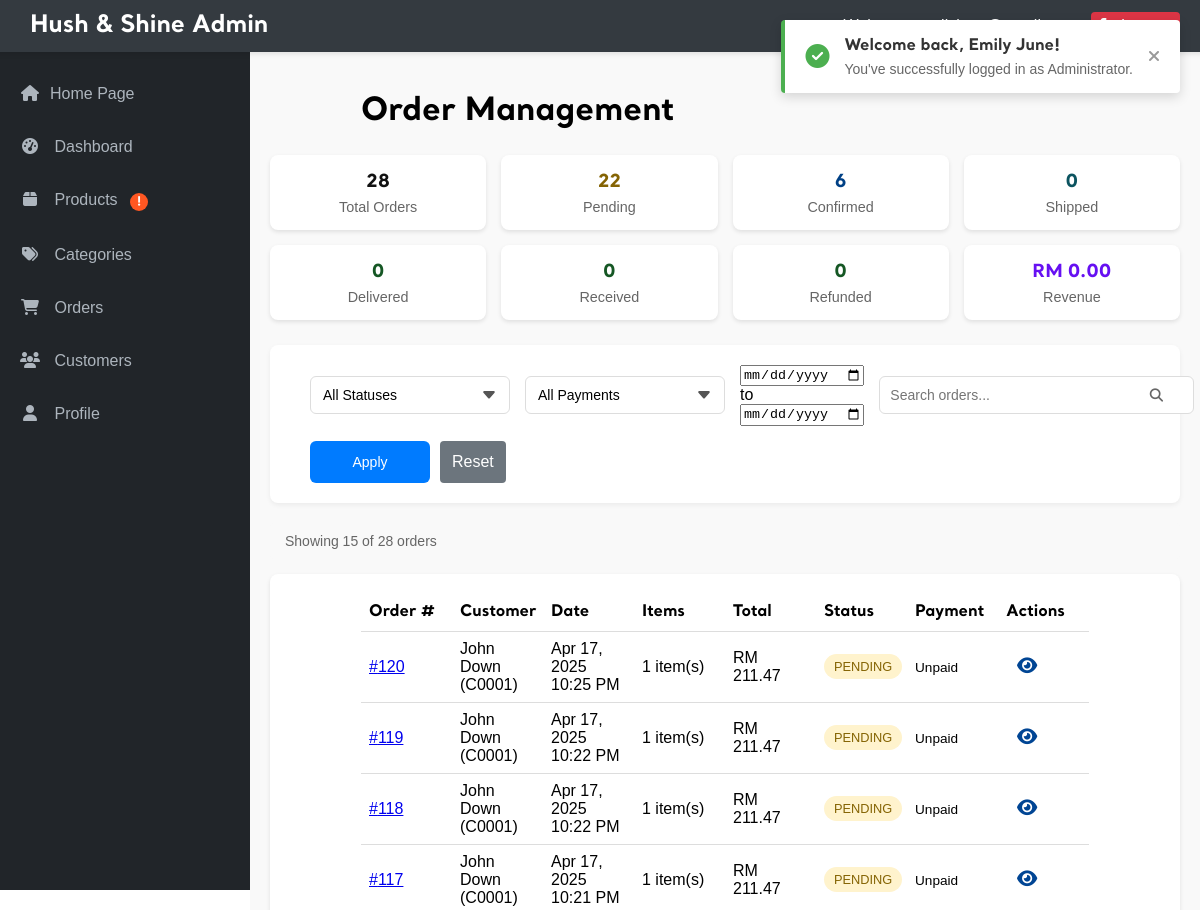
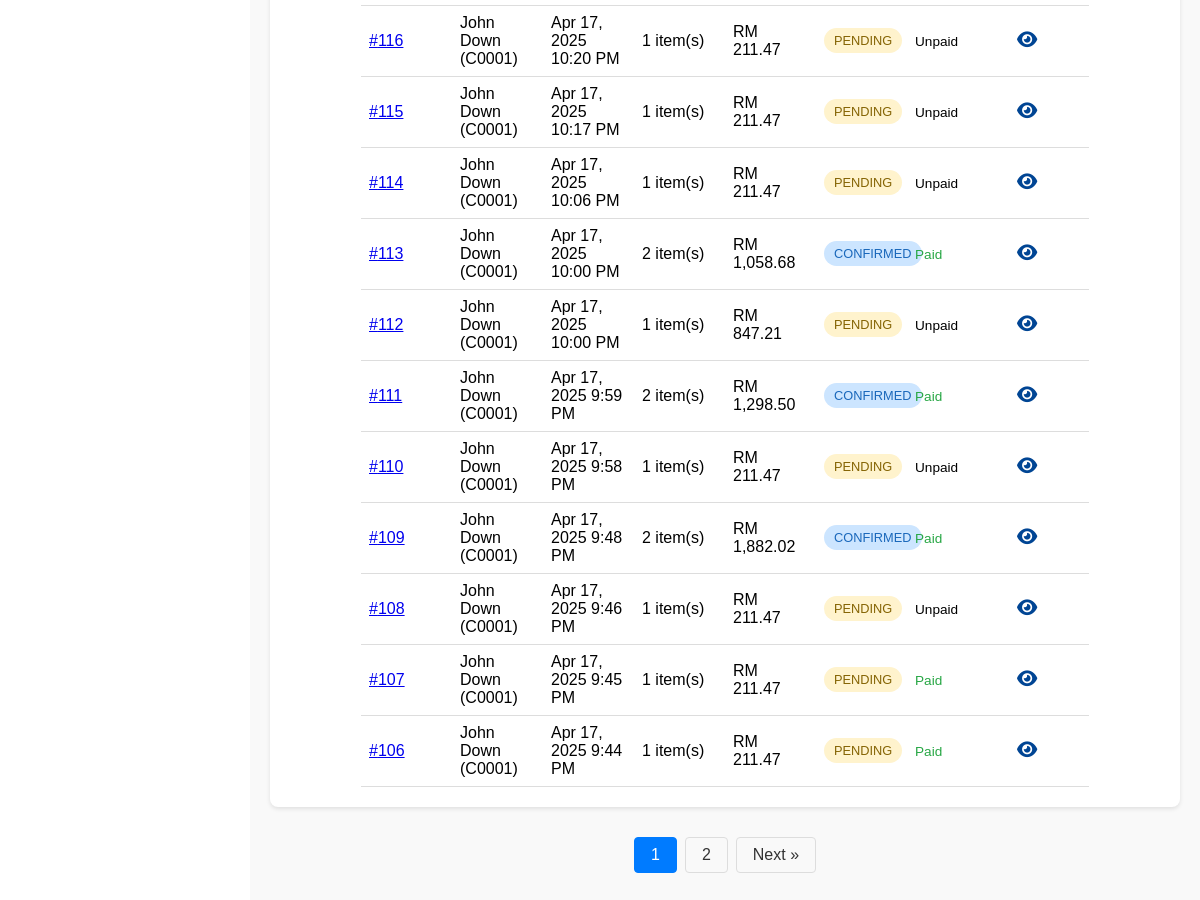
/admin/admin_orders.php (signed in), run on an earlier commit of the app's database (2 pictures, top to bottom).
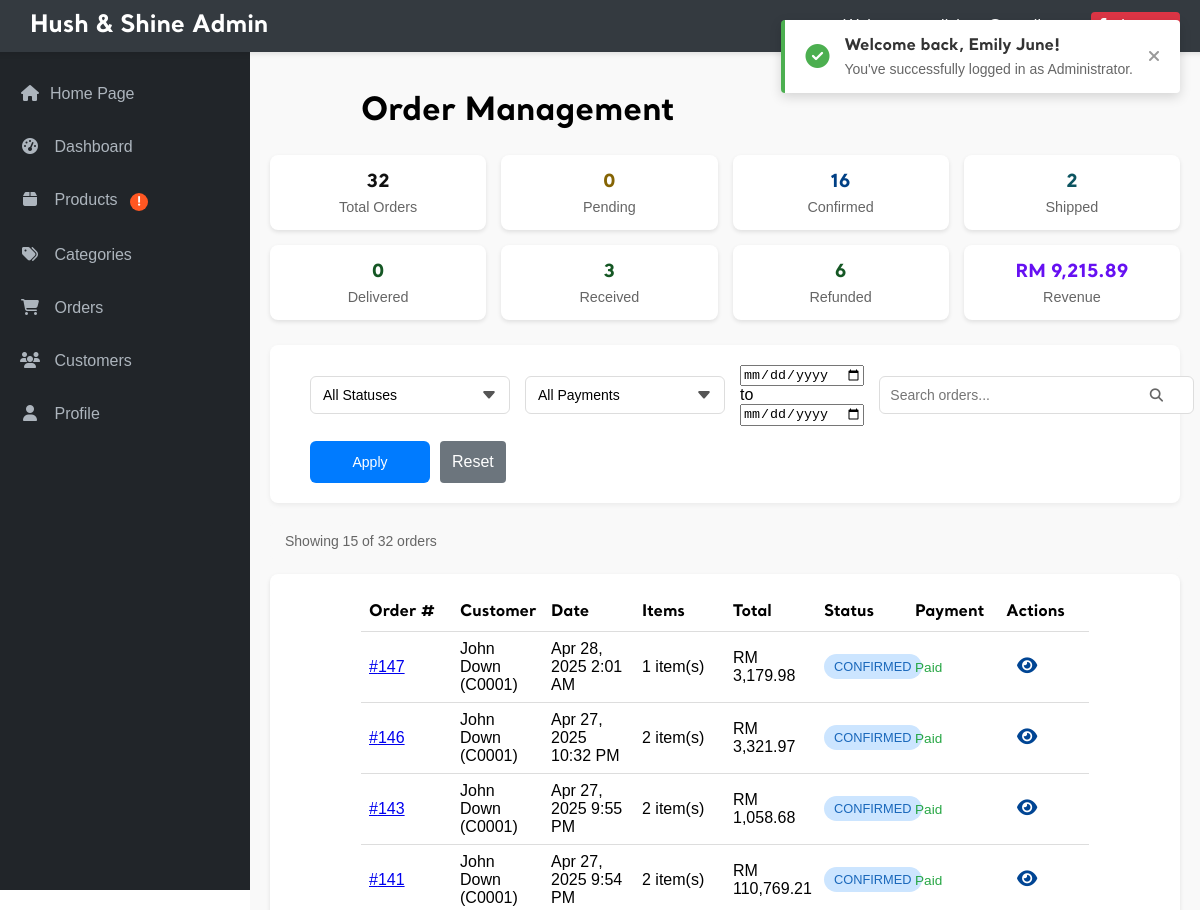
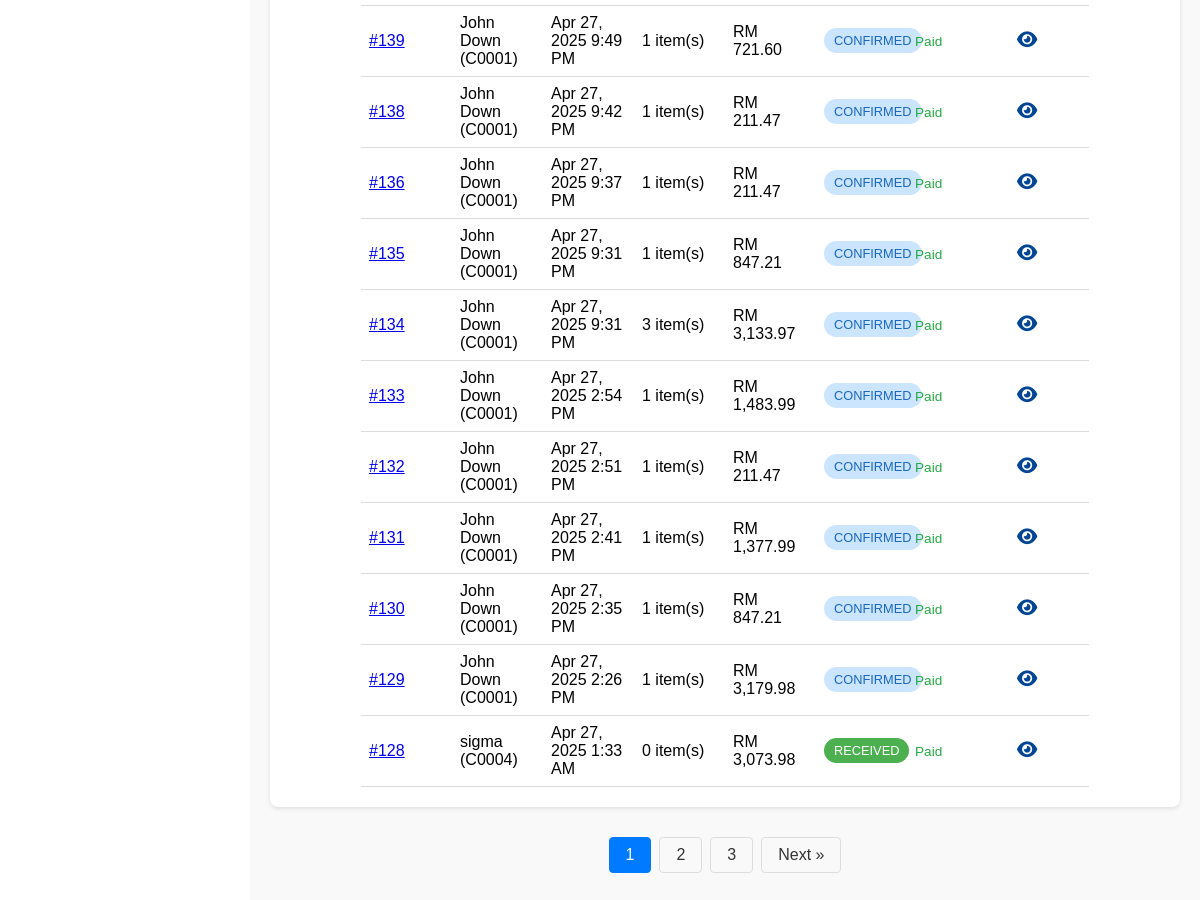
And on a later commit of the database (2 pictures, top to bottom).
### tables this page shows
CREATE TABLE `orders` (
  `order_id` int(11) NOT NULL,
  `cust_id` char(5) NOT NULL,
  `order_date` datetime NOT NULL,
  `reward_used` decimal(10,2) DEFAULT 0.00,
  `reward_get` decimal(10,2) DEFAULT 0.00,
  `total_amount` decimal(10,2) NOT NULL,
  `status` varchar(50) NOT NULL DEFAULT 'Pending',
  `payment_id` varchar(255) DEFAULT NULL,
  `payment_status` varchar(50) DEFAULT NULL,
  `shipping_address` text DEFAULT NULL,
  `payment_method` varchar(50) NOT NULL
);

CREATE TABLE `customer` (
  `cust_id` char(5) NOT NULL,
  `cust_name` varchar(50) NOT NULL,
  `cust_contact` varchar(13) NOT NULL,
  `cust_email` varchar(50) NOT NULL,
  `cust_gender` char(1) NOT NULL,
  `cust_password` varchar(100) NOT NULL,
  `cust_photo` varchar(100) NOT NULL,
  `status` enum('active','blocked') DEFAULT 'active',
  `blocked_until` datetime DEFAULT NULL,
  `block_reason` varchar(255) DEFAULT NULL
);

### admin/admin_orders.php (the view, shortened to what the changed rows need)
<?php
require_once '../_base.php';
include '../_head.php';
$page = isset($_GET['page']) ? (int)$_GET['page'] : 1;
$itemsPerPage = 15;
$offset = ($page - 1) * $itemsPerPage;
$status_filter = $_GET['status'] ?? 'all';
$date_from = $_GET['date_from'] ?? '';
$date_to = $_GET['date_to'] ?? '';
$search = $_GET['search'] ?? '';
$payment_filter = $_GET['payment'] ?? 'all';
$baseQuery = "FROM orders o
             LEFT JOIN customer c ON o.cust_id = c.cust_id
             WHERE 1=1";
$params = [];
try {
    $countQuery = "SELECT COUNT(*) " . $baseQuery;
    $stmt = $_db->prepare($countQuery);
    $stmt->execute($params);
    $totalItems = $stmt->fetchColumn();
    $totalPages = ceil($totalItems / $itemsPerPage);
} catch (PDOException $e) {
    echo "Database error counting orders: " . $e->getMessage();
    exit;
}
try {
    $query = "SELECT o.order_id, o.cust_id, c.cust_name, o.order_date, o.total_amount, o.status, o.payment_status "
           . $baseQuery
           . " ORDER BY o.order_date DESC LIMIT " . $itemsPerPage . " OFFSET " . $offset;
    $stmt = $_db->prepare($query);
    $stmt->execute($params);
    $orders = $stmt->fetchAll(PDO::FETCH_ASSOC);
    $stmt = $_db->query("SELECT
        COUNT(*) as total_orders,
        SUM(CASE WHEN status = 'Pending' THEN 1 ELSE 0 END) as pending_orders,
        SUM(CASE WHEN status = 'Confirmed' THEN 1 ELSE 0 END) as confirmed_orders,
        SUM(CASE WHEN status = 'Shipped' THEN 1 ELSE 0 END) as shipped_orders,
        SUM(CASE WHEN status = 'Delivered' THEN 1 ELSE 0 END) as delivered_orders,
        SUM(CASE WHEN status = 'Received' THEN 1 ELSE 0 END) as received_orders,
        SUM(CASE WHEN status = 'Refunded' THEN 1 ELSE 0 END) as refunded_orders,
        SUM(CASE WHEN status = 'Cancelled' THEN 1 ELSE 0 END) as cancelled_orders,
        SUM(CASE WHEN status = 'Received' THEN total_amount ELSE 0 END) as total_revenue
        FROM orders");
    $stats = $stmt->fetch(PDO::FETCH_ASSOC);
} catch (PDOException $e) {
    echo "Database error retrieving orders: " . $e->getMessage();
    exit;
}
?>
<div class="admin-main">
    <div class="admin-title">
        <h1>Order Management</h1>
    </div>
    <div class="stats-cards">
        <div class="stat-card">
            <div class="stat-value"><?= number_format($stats['total_orders'] ?? 0) ?></div>
            <div class="stat-label">Total Orders</div>
        </div>
        <div class="stat-card pending">
            <div class="stat-value"><?= number_format($stats['pending_orders'] ?? 0) ?></div>
            <div class="stat-label">Pending</div>
        </div>
        <div class="stat-card confirmed">
            <div class="stat-value"><?= number_format($stats['confirmed_orders'] ?? 0) ?></div>
            <div class="stat-label">Confirmed</div>
        </div>
        <div class="stat-card shipped">
            <div class="stat-value"><?= number_format($stats['shipped_orders'] ?? 0) ?></div>
            <div class="stat-label">Shipped</div>
        </div>
        <div class="stat-card delivered">
            <div class="stat-value"><?= number_format($stats['received_orders'] ?? 0) ?></div>
            <div class="stat-label">Received</div>
        </div>
        <div class="stat-card delivered">
            <div class="stat-value"><?= number_format($stats['refunded_orders'] ?? 0) ?></div>
            <div class="stat-label">Refunded</div>
        </div>
        <div class="stat-card revenue">
            <div class="stat-value">RM <?= number_format($stats['total_revenue'] ?? 0, 2) ?></div>
            <div class="stat-label">Revenue</div>
        </div>
    </div>
    <div class="product-info-bar">
        <div class="product-count">
            Showing <?= count($orders) ?> of <?= $totalItems ?> orders
        </div>
    </div>
    <div class="table-responsive">
        <table class="admin-table">
            <thead>
                <tr>
                    <th>Order #</th>
                    <th>Customer</th>
                    <th>Date</th>
                    <th>Items</th>
                    <th>Total</th>
                    <th>Status</th>
                    <th>Payment</th>
                    <th>Actions</th>
                </tr>
            </thead>
            <tbody>
                <?php if (count($orders) > 0): ?>
                    <?php foreach ($orders as $order): ?>
                        <?php
                        $stmt = $_db->prepare("SELECT COUNT(*) as item_count FROM order_items WHERE order_id = ?");
                        $stmt->execute([$order['order_id']]);
                        $item_count = $stmt->fetch(PDO::FETCH_ASSOC)['item_count'];
                        ?>
                        <tr>
                            <td><a href="view_order.php?id=<?= $order['order_id'] ?>" class="order-link">#<?= $order['order_id'] ?></a></td>
                            <td><?= htmlspecialchars($order['cust_name'] ?? 'Unknown') ?> (<?= htmlspecialchars($order['cust_id']) ?>)</td>
                            <td><?= date('M j, Y g:i A', strtotime($order['order_date'])) ?></td>
                            <td><?= $item_count ?> item(s)</td>
                            <td>RM <?= number_format($order['total_amount'], 2) ?></td>
                            <td>
                                <span class="status-badge status-<?= strtolower($order['status']) ?>">
                                    <?= $order['status'] ?>
                                </span>
                            </td>
                            <td>
                                <span class="payment-status <?= strtolower($order['payment_status']) ?>">
                                    <?= $order['payment_status'] ?>
                                </span>
                            </td>
                            <td class="actions">
                                <a href="view_order.php?id=<?= $order['order_id'] ?>" class="btn btn-sm">
                                    <i class="fas fa-eye"></i>
                                </a>
                            </td>
                        </tr>
                    <?php endforeach; ?>
                <?php else: ?>
                    <tr>
                        <td colspan="8" class="no-results">No orders found matching your criteria</td>
                    </tr>
                <?php endif; ?>
            </tbody>
        </table>
    </div>
    <?php if ($totalPages > 1): ?>
    <div class="pagination">
        <?php
        $range = 2;
        $startPage = max(1, $page - $range);
        $endPage = min($totalPages, $page + $range);
        for ($i = $startPage; $i <= $endPage; $i++) {
            echo '<a href="?page=' . $i . '&status=' . urlencode($status_filter) . '&payment=' . urlencode($payment_filter) . '&date_from=' . urlencode($date_from) . '&date_to=' . urlencode($date_to) . '&search=' . urlencode($search) . '"';
            echo ($i == $page) ? ' class="active"' : '';
            echo '>' . $i . '</a>';
        }
        ?>
        <?php if ($page < $totalPages): ?>
            <a href="?page=<?= $page + 1 ?>&status=<?= urlencode($status_filter) ?>&payment=<?= urlencode($payment_filter) ?>&date_from=<?= urlencode($date_from) ?>&date_to=<?= urlencode($date_to) ?>&search=<?= urlencode($search) ?>">Next &raquo;</a>
        <?php endif; ?>
    </div>
    <?php endif; ?>
</div>

What changed in the data, as far as the page shows it:
removed orders: order_id "120", cust.cust_name "John Down", cust "C0001", order_date "Apr 17, 2025 10:25 PM", item_count "1", total_amount "211.47", status "PENDING", payment_status "Unpaid"
removed orders: order_id "119", cust.cust_name "John Down", cust "C0001", order_date "Apr 17, 2025 10:22 PM", item_count "1", total_amount "211.47", status "PENDING", payment_status "Unpaid"
removed orders: order_id "118", cust.cust_name "John Down", cust "C0001", order_date "Apr 17, 2025 10:22 PM", item_count "1", total_amount "211.47", status "PENDING", payment_status "Unpaid"
removed orders: order_id "117", cust.cust_name "John Down", cust "C0001", order_date "Apr 17, 2025 10:21 PM", item_count "1", total_amount "211.47", status "PENDING", payment_status "Unpaid"
removed orders: order_id "116", cust.cust_name "John Down", cust "C0001", order_date "Apr 17, 2025 10:20 PM", item_count "1", total_amount "211.47", status "PENDING", payment_status "Unpaid"
removed orders: order_id "115", cust.cust_name "John Down", cust "C0001", order_date "Apr 17, 2025 10:17 PM", item_count "1", total_amount "211.47", status "PENDING", payment_status "Unpaid"
removed orders: order_id "114", cust.cust_name "John Down", cust "C0001", order_date "Apr 17, 2025 10:06 PM", item_count "1", total_amount "211.47", status "PENDING", payment_status "Unpaid"
no longer on this page (row edited): orders: order_id "113", cust.cust_name "John Down", cust "C0001", order_date "Apr 17, 2025 10:00 PM", item_count "2", total_amount "1,058.68", status "CONFIRMED", payment_status "Paid"
removed orders: order_id "112", cust.cust_name "John Down", cust "C0001", order_date "Apr 17, 2025 10:00 PM", item_count "1", total_amount "847.21", status "PENDING", payment_status "Unpaid"
no longer on this page (row edited): orders: order_id "111", cust.cust_name "John Down", cust "C0001", order_date "Apr 17, 2025 9:59 PM", item_count "2", total_amount "1,298.50", status "CONFIRMED", payment_status "Paid"
removed orders: order_id "110", cust.cust_name "John Down", cust "C0001", order_date "Apr 17, 2025 9:58 PM", item_count "1", total_amount "211.47", status "PENDING", payment_status "Unpaid"
no longer on this page (row edited): orders: order_id "109", cust.cust_name "John Down", cust "C0001", order_date "Apr 17, 2025 9:48 PM", item_count "2", total_amount "1,882.02", status "CONFIRMED", payment_status "Paid"
removed orders: order_id "108", cust.cust_name "John Down", cust "C0001", order_date "Apr 17, 2025 9:46 PM", item_count "1", total_amount "211.47", status "PENDING", payment_status "Unpaid"
no longer on this page (row edited): orders: order_id "107", cust.cust_name "John Down", cust "C0001", order_date "Apr 17, 2025 9:45 PM", item_count "1", total_amount "211.47", status "PENDING", payment_status "Paid"
no longer on this page (row edited): orders: order_id "106", cust.cust_name "John Down", cust "C0001", order_date "Apr 17, 2025 9:44 PM", item_count "1", total_amount "211.47", status "PENDING", payment_status "Paid"
added orders: order_id "147", cust.cust_name "John Down", cust "C0001", order_date "Apr 28, 2025 2:01 AM", item_count "1", total_amount "3,179.98", status "CONFIRMED", payment_status "Paid"
added orders: order_id "146", cust.cust_name "John Down", cust "C0001", order_date "Apr 27, 2025 10:32 PM", item_count "2", total_amount "3,321.97", status "CONFIRMED", payment_status "Paid"
added orders: order_id "143", cust.cust_name "John Down", cust "C0001", order_date "Apr 27, 2025 9:55 PM", item_count "2", total_amount "1,058.68", status "CONFIRMED", payment_status "Paid"
added orders: order_id "141", cust.cust_name "John Down", cust "C0001", order_date "Apr 27, 2025 9:54 PM", item_count "2", total_amount "110,769.21", status "CONFIRMED", payment_status "Paid"
added orders: order_id "139", cust.cust_name "John Down", cust "C0001", order_date "Apr 27, 2025 9:49 PM", item_count "1", total_amount "721.60", status "CONFIRMED", payment_status "Paid"
added orders: order_id "138", cust.cust_name "John Down", cust "C0001", order_date "Apr 27, 2025 9:42 PM", item_count "1", total_amount "211.47", status "CONFIRMED", payment_status "Paid"
added orders: order_id "136", cust.cust_name "John Down", cust "C0001", order_date "Apr 27, 2025 9:37 PM", item_count "1", total_amount "211.47", status "CONFIRMED", payment_status "Paid"
added orders: order_id "135", cust.cust_name "John Down", cust "C0001", order_date "Apr 27, 2025 9:31 PM", item_count "1", total_amount "847.21", status "CONFIRMED", payment_status "Paid"
added orders: order_id "134", cust.cust_name "John Down", cust "C0001", order_date "Apr 27, 2025 9:31 PM", item_count "3", total_amount "3,133.97", status "CONFIRMED", payment_status "Paid"
added orders: order_id "133", cust.cust_name "John Down", cust "C0001", order_date "Apr 27, 2025 2:54 PM", item_count "1", total_amount "1,483.99", status "CONFIRMED", payment_status "Paid"
added orders: order_id "132", cust.cust_name "John Down", cust "C0001", order_date "Apr 27, 2025 2:51 PM", item_count "1", total_amount "211.47", status "CONFIRMED", payment_status "Paid"
added orders: order_id "131", cust.cust_name "John Down", cust "C0001", order_date "Apr 27, 2025 2:41 PM", item_count "1", total_amount "1,377.99", status "CONFIRMED", payment_status "Paid"
added orders: order_id "130", cust.cust_name "John Down", cust "C0001", order_date "Apr 27, 2025 2:35 PM", item_count "1", total_amount "847.21", status "CONFIRMED", payment_status "Paid"
added orders: order_id "129", cust.cust_name "John Down", cust "C0001", order_date "Apr 27, 2025 2:26 PM", item_count "1", total_amount "3,179.98", status "CONFIRMED", payment_status "Paid"
added orders: order_id "128", cust.cust_name "sigma", cust "C0004", order_date "Apr 27, 2025 1:33 AM", item_count "0", total_amount "3,073.98", status "RECEIVED", payment_status "Paid"
Also different on the page:
$stats['total_orders']: "28" → "32"
$stats['pending_orders']: "22" → "0"
$stats['confirmed_orders']: "6" → "16"
$stats['shipped_orders']: "0" → "2"
$stats['received_orders']: "0" → "3"
$stats['refunded_orders']: "0" → "6"
$stats['total_revenue']: "0.00" → "9,215.89"
$totalItems: "28" → "32"
new list line: "3"
